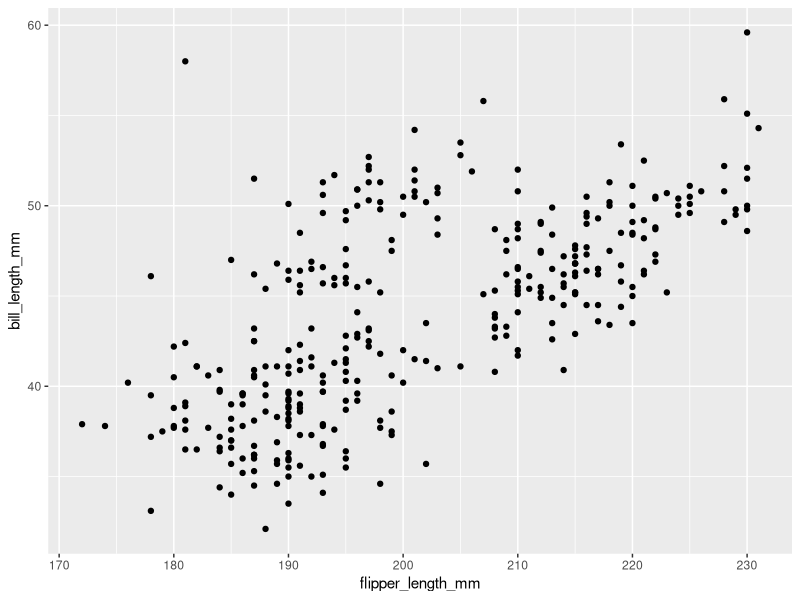
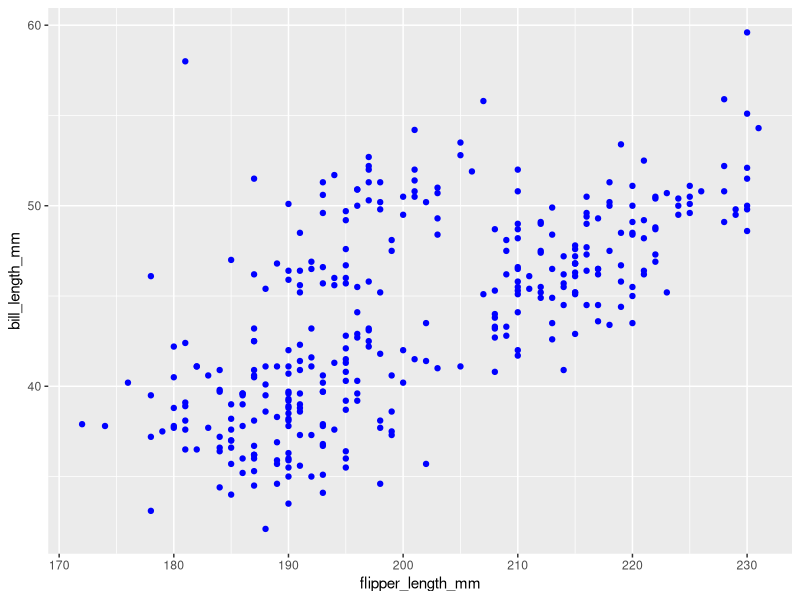
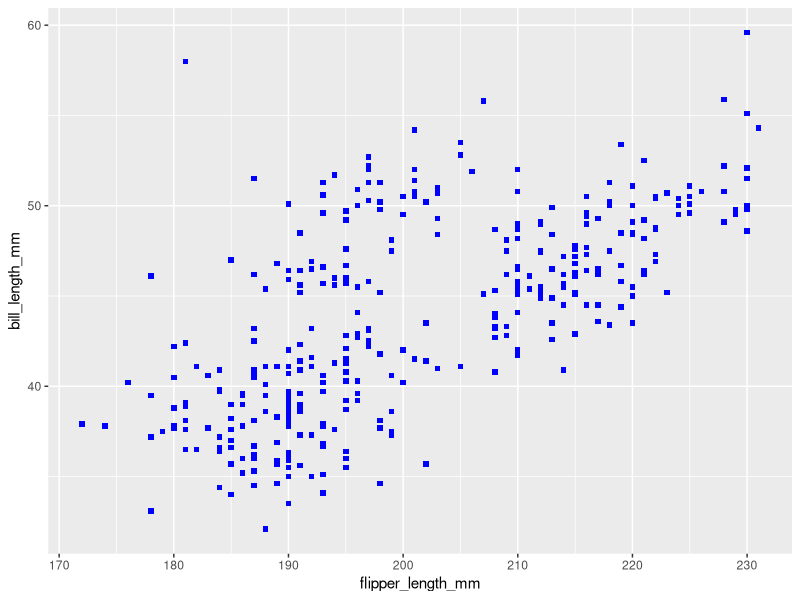
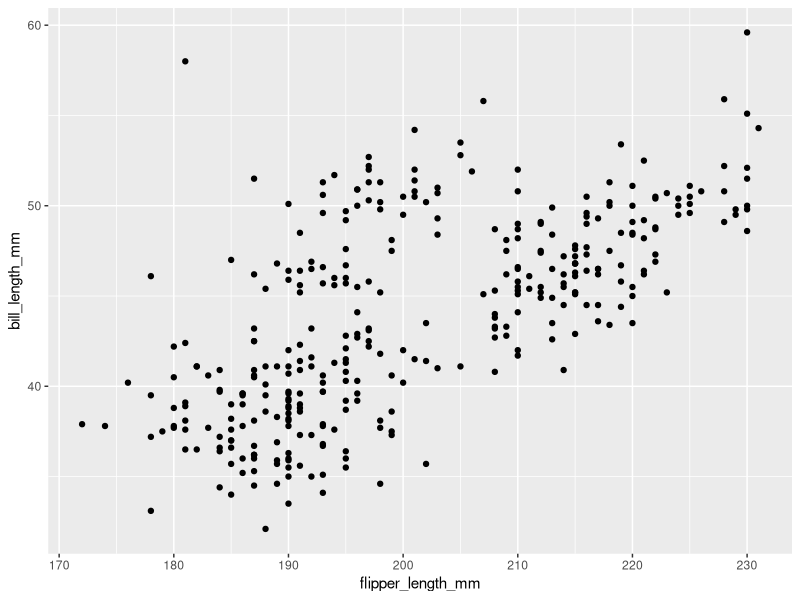
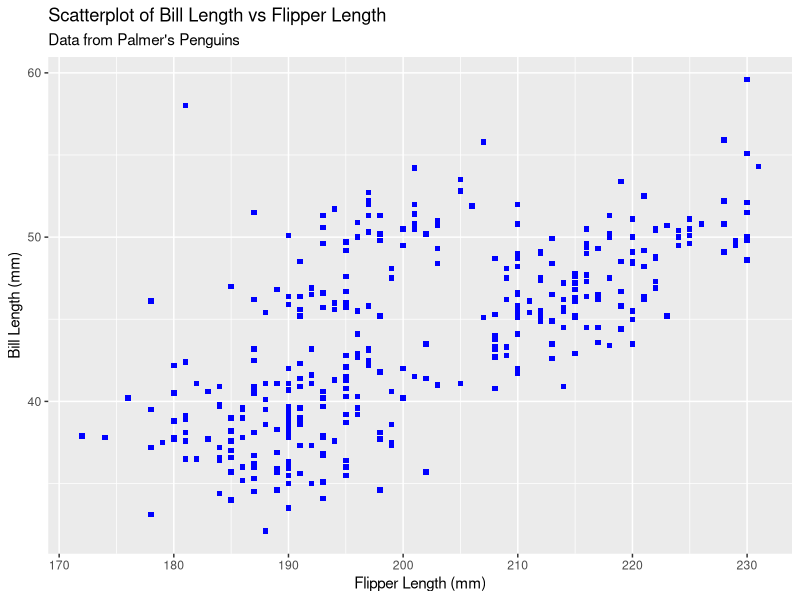

Reproduce these figures in R, in order.
## ---- chunk 1
knitr::opts_chunk$set(echo = TRUE)
## ---- chunk 2
library(palmerpenguins)
library(tidyverse)
## ---- chunk 3
df <- penguins 

# Note that this also works. Pick your favorite and be consistent
df = penguins 
## ---- chunk 4
df
## ---- chunk 5
# Assign a number to a variable 
five <- 5 

# Assign a string to a variable 
class <- "PS133"

# Assign the result of a computation to a variable 
add2to5 <- 2 + 5 

# Assign a vector to a variable 
vector <- c(five, add2to5)
## ---- chunk 6
# Note that you could type everything as one line 
# but it doesn't look readable. R doesn't care, so write code 
# for humans 
ggplot(data = df) +
  geom_point(mapping = aes(x = flipper_length_mm, y = bill_length_mm))

## ---- chunk 7
ggplot(data = df)+
  geom_point(mapping = aes(x = flipper_length_mm, y = bill_length_mm), color = "blue")

## ---- chunk 8
ggplot(data = df)+
  # The shape parameter controls the shape 
  # It happens to be the case that 15 is square
  geom_point(mapping = aes(x = flipper_length_mm, y = bill_length_mm), color = "blue", shape = 15)
## ---- chunk 9
## Load packages we need 
library(palmerpenguins)
library(tidyverse)

## Assign a variable df to the penguins dataset 
df <- penguins

## Make a scatterplot 
ggplot(data = df) +
  geom_point(mapping = aes(x = flipper_length_mm, y = bill_length_mm))

## Make another scatterplot
## This time, make the points blue squares 

ggplot(data = df)+
  # The shape parameter controls the shape 
  # It happens to be the case that 15 is square
  geom_point(mapping = aes(x = flipper_length_mm, y = bill_length_mm), color = "blue", shape = 15)+
  # Here are some additional aspects of the plot 
  # Examine for yourself what changes when adding 
  # the following lines 
  xlab("Flipper Length (mm)")+
  ylab("Bill Length (mm)")+
  ggtitle("Scatterplot of Bill Length vs Flipper Length", 
          subtitle = "Data from Palmer's Penguins")

